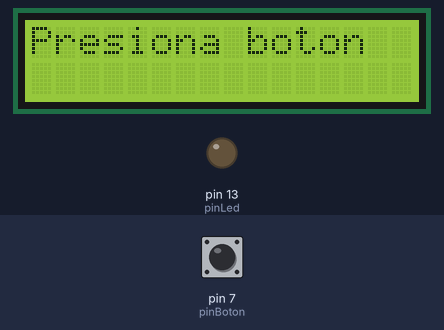
The sketch below on a simulated Arduino Uno, built with avr-gcc and run on an emulated ATmega328P. Parts: 16×2 character LCD, output pins drawn as LEDs (lit = HIGH). The inputs (shaded band) are chosen by the test bench; at power-on: pin 7 (pinBoton) HIGH. Random numbers use the default seed unless the sketch sets one.

Above: at 3.3 s.
3.4 s: pin 7 (pinBoton) pulled LOW for 0.15 s
At 4.2 s:
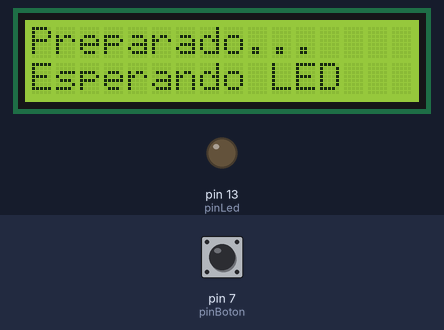
9.5 s: pin 7 (pinBoton) pulled LOW for 1 s
At 10.1 s:
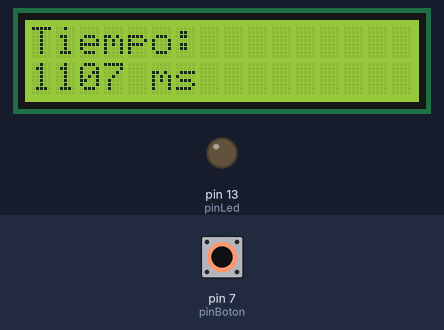
13.0 s: pin 7 (pinBoton) pulled LOW for 3.2 s
At 20.9 s:
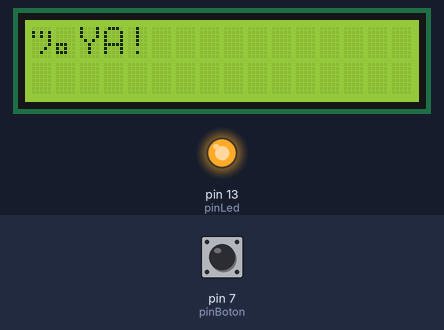
Timing chart, 0 to 22.4 s (numbered marks = the images above; inputs shaded):
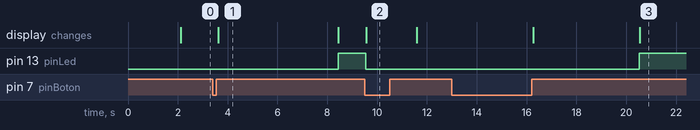

Measured:
- after the input at 3.4 s, pin 13 (pinLed): LOW → HIGH after 5.0 s; the display: changes after 0.23 s (image 1)
- after the input at 9.5 s, pin 13 (pinLed): HIGH → LOW after 0.05 s; the display: changes after 0.07 s (image 2)
- after the input at 13.0 s, pin 13 (pinLed): LOW → HIGH after 7.5 s; the display: first changes after 3.3 s (image 3 shows a later state)
- what the display in image 1 shows lasts 4.8 s, from 3.6 s to 8.4 s

The sketch:

ejercicio2-adicional.ino
```cpp
#include <Wire.h>
#include <LiquidCrystal_I2C.h>

LiquidCrystal_I2C lcd_1(0x27, 16, 2);

const int pinLed = 13;
const int pinBoton = 7;

const unsigned long retardoRebote = 50;

unsigned long tiempoInicio = 0;
unsigned long tiempoReaccion = 0;

void setup() {
  Wire.begin();
  pinMode(pinLed, OUTPUT);
  pinMode(pinBoton, INPUT_PULLUP);

  lcd_1.init();       // Inicializa el LCD
  lcd_1.backlight();  // Enciende la retroiluminación

  lcd_1.clear();
  lcd_1.setCursor(0, 0);
  lcd_1.print("Juego Reaccion");
  lcd_1.setCursor(0, 1);
  lcd_1.print("Presiona boton");
  delay(2000);
  lcd_1.clear();
  lcd_1.setCursor(0, 0);
  lcd_1.print("Presiona boton");
}

void loop() {
  if (digitalRead(pinBoton) == LOW) {
    while (digitalRead(pinBoton) == LOW) { }
    delay(retardoRebote);

    lcd_1.clear();
    lcd_1.setCursor(0, 0);
    lcd_1.print("Preparado...");
    lcd_1.setCursor(0, 1);
    lcd_1.print("Esperando LED");

    delay(1000);

    int retardoAleatorio = random(2000, 5000);
    delay(retardoAleatorio);

    digitalWrite(pinLed, HIGH);
    lcd_1.clear();
    lcd_1.setCursor(0, 0);
    lcd_1.print("¡YA!");

    tiempoInicio = millis();

    while (digitalRead(pinBoton) == LOW) { }
    delay(retardoRebote);

    while (digitalRead(pinBoton) != LOW) { }
    delay(retardoRebote);

    tiempoReaccion = millis() - tiempoInicio;

    digitalWrite(pinLed, LOW);

    lcd_1.clear();
    lcd_1.setCursor(0, 0);
    lcd_1.print("Tiempo:");
    lcd_1.setCursor(0, 1);
    lcd_1.print(tiempoReaccion);
    lcd_1.print(" ms");

    delay(2000);

    lcd_1.clear();
    lcd_1.setCursor(0, 0);
    lcd_1.print("Presiona boton");

    while (digitalRead(pinBoton) == LOW) { }
    delay(retardoRebote);
  }
}
```
